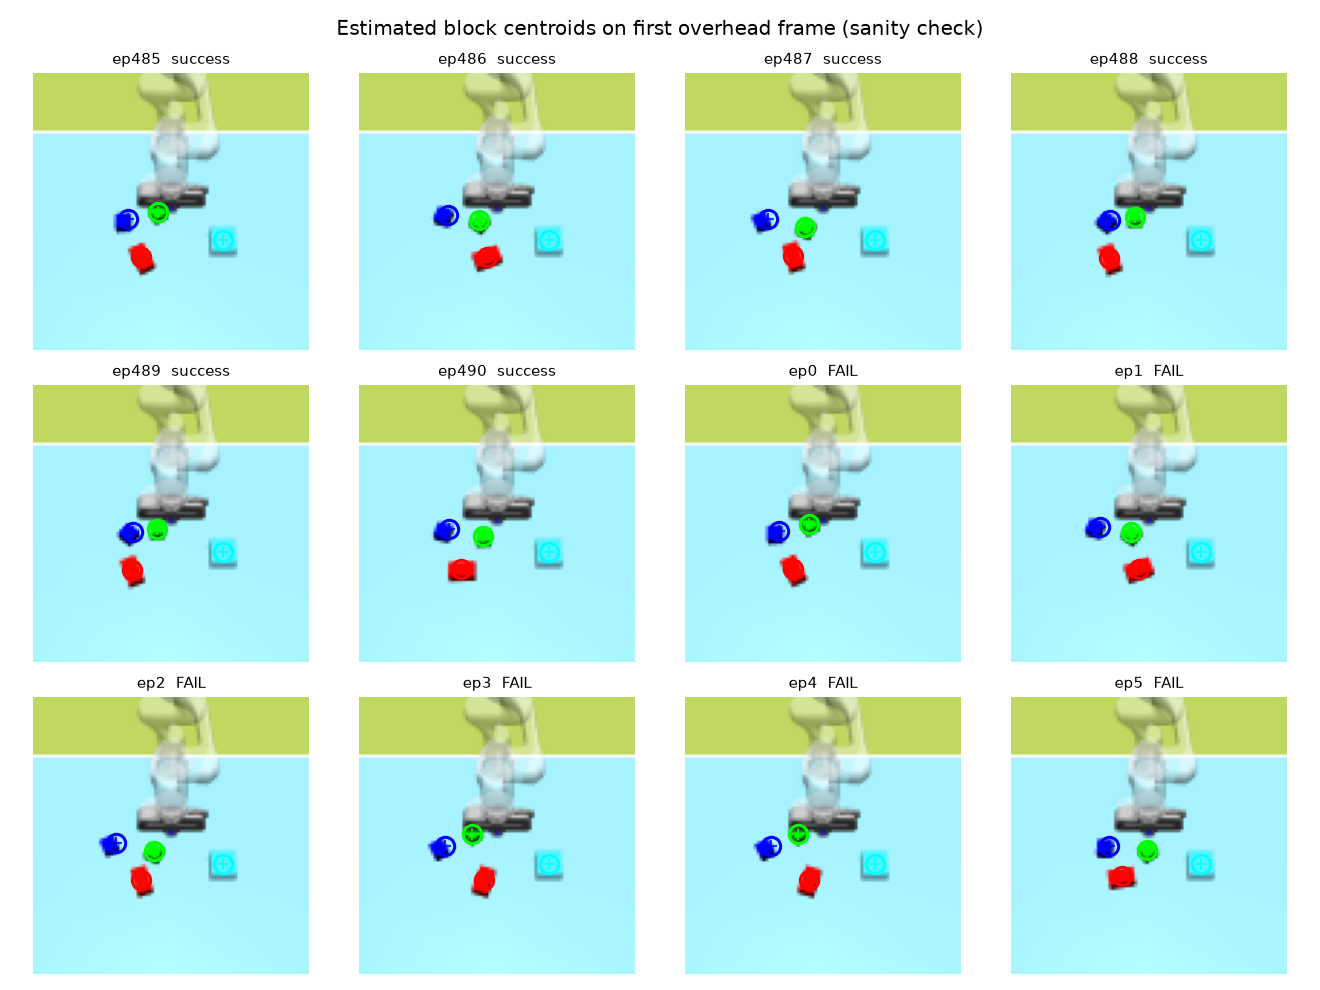

Reproduce this figure in Python.
"""Sanity-check plot for block-centroid estimation (standalone; does NOT touch
the main predict_failure script). Saves a grid of overhead frames with the
estimated red/blue/green/cyan centroids marked, so the segmentation can be
eyeballed before we trust it as features.

Run:  pixi run python my_experiments/failure_eda/centroid_sanity.py
Out:  my_experiments/failure_eda/centroid_sanity.png
"""
import os

import matplotlib
matplotlib.use("Agg")
import matplotlib.pyplot as plt
import numpy as np
from matplotlib.colors import rgb_to_hsv

HERE = os.path.dirname(os.path.abspath(__file__))
CACHE = os.path.join(HERE, "cache", "_initial_frames_cache.npz")
OUT = os.path.join(HERE, "centroid_sanity.png")
SCATTER_OUT = os.path.join(HERE, "centroid_scatter.png")

# marker draw colors per block
DRAW = dict(red="red", blue="blue", green="lime", cyan="cyan")


def centroids(img):
    """Return {color: (x, y) or None} from the 96x96 overhead frame."""
    hsv = rgb_to_hsv(img.astype(np.float32) / 255)
    h, s, v = hsv[..., 0], hsv[..., 1], hsv[..., 2]
    rows = np.arange(96)[:, None]
    not_arm = rows > 14  # ignore the top strip where the robot gripper sits

    masks = {
        # hue in turns (0-1): red~0/1, green~0.33, cyan~0.5, blue~0.66
        "red": ((h < 0.05) | (h > 0.95)) & (s > 0.5) & (v > 0.4),
        "green": (h > 0.25) & (h < 0.45) & (s > 0.5) & (v > 0.4),
        # cyan: high saturation gate separates the vivid cube from the
        # washed-out cyan background gradient (the known gotcha)
        "cyan": (h > 0.45) & (h < 0.55) & (s > 0.45) & (v > 0.5),
        "blue": (h > 0.55) & (h < 0.75) & (s > 0.5) & (v > 0.3),
    }
    out = {}
    for c, m in masks.items():
        m = m & not_arm
        if m.sum() < 4:
            out[c] = None
            continue
        ys, xs = np.nonzero(m)
        out[c] = (xs.mean(), ys.mean())
    return out


def scatter_starting_positions(X, y):
    """Scatter every episode's block centroids over the 96x96 frame, colored by
    block. Success and failure are drawn in separate side-by-side panels (shared
    axes) so the two classes are directly comparable instead of overplotted."""
    from matplotlib.lines import Line2D

    OUTCOME = {0: "success", 1: "failure"}
    pts = {(c, o): [] for c in DRAW for o in OUTCOME}
    for img, lab in zip(X, y):
        for c, p in centroids(img).items():
            if p is not None:
                pts[(c, int(lab))].append(p)

    fig, axes = plt.subplots(1, 2, figsize=(13, 6.8), sharex=True, sharey=True)
    for o, ax in zip(OUTCOME, axes):
        n_eps = int((y == o).sum())
        for c, draw in DRAW.items():
            arr = np.array(pts[(c, o)])
            if len(arr) == 0:
                continue
            ax.scatter(arr[:, 0], arr[:, 1], s=20, alpha=0.35, color=draw,
                       edgecolors="none")
        ax.set_xlim(0, 96)
        ax.set_ylim(96, 0)        # image coords: origin top-left, y grows down
        ax.set_aspect("equal")
        ax.set_xlabel("x (px)")
        ax.set_title(f"{OUTCOME[o]}  (n={n_eps} episodes)")
    axes[0].set_ylabel("y (px)")

    color_handles = [Line2D([], [], marker="o", linestyle="none", color=d, label=c)
                     for c, d in DRAW.items()]
    axes[1].legend(handles=color_handles, title="block", loc="upper right",
                   framealpha=0.9)
    fig.suptitle("Initial block centroid positions by outcome", fontsize=13)
    fig.tight_layout()
    fig.savefig(SCATTER_OUT, dpi=110)
    print("saved", SCATTER_OUT)


def main():
    if not os.path.exists(CACHE):
        raise SystemExit(f"missing {CACHE} -- run predict_failure_from_initial_frame.py first")
    d = np.load(CACHE)
    X, y = d["X"], d["y"]

    # show a spread: first 6 successes and first 6 failures
    succ = np.where(y == 0)[0][:6]
    fail = np.where(y == 1)[0][:6]
    idx = np.concatenate([succ, fail])

    fig, axes = plt.subplots(3, 4, figsize=(12, 9))
    for ax, ep in zip(axes.flat, idx):
        img = X[ep]
        ax.imshow(img)
        for c, pt in centroids(img).items():
            if pt is None:
                continue
            ax.plot(pt[0], pt[1], "o", mfc="none", mec=DRAW[c], mew=2, ms=12)
            ax.plot(pt[0], pt[1], "+", color=DRAW[c], ms=8)
        ax.set_title(f"ep{ep}  {'FAIL' if y[ep] else 'success'}", fontsize=10)
        ax.axis("off")
    fig.suptitle("Estimated block centroids on first overhead frame (sanity check)", fontsize=13)
    fig.tight_layout()
    fig.savefig(OUT, dpi=110)
    print("saved", OUT)

    scatter_starting_positions(X, y)


if __name__ == "__main__":
    main()
